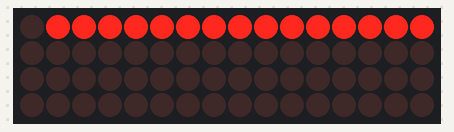
Simulated run of this sketch. Board: Arduino Uno, built with avr-gcc and run on an emulated ATmega328P. On the bench: 16×4 LED matrix. Wiring (inferred from the names in the program): LED cube drawn one layer per row (orientation assumed): layers pin 10, pin 11, pin 12, pin 13; columns pin 8, pin 6, pin 5, pin 2, pin 9, pin 7, pin 4, pin 1, pin 15, pin 18, pin 3, pin 0, pin 14, pin 16, pin 17, pin 19.

Above: at 0.25 s.
At 2.19 s:
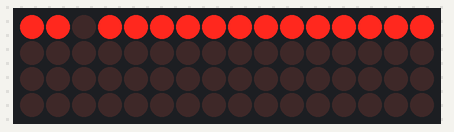
At 4.19 s:
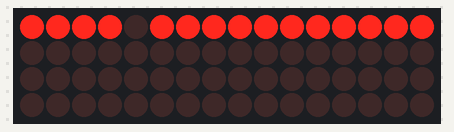
At 8.19 s:
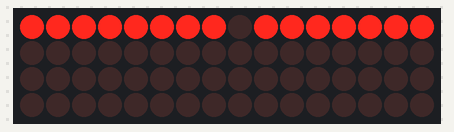
At 12.19 s:
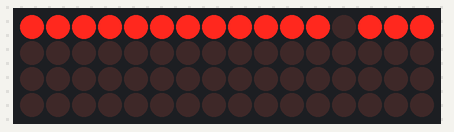
At 16.69 s:
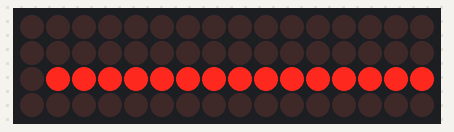

Measured:
- by itself, everything shown: repeats every 16.0 s, in 64 steps

The sketch:

arduinoDriver.ino
```cpp
//the anodes of the LEDs are connected together to form the layers of the cube
//the cathodes are chained together to form a square of 16 columns

//definitions for the pins going to the anode layers
#define h_0 10
#define h_1 11
#define h_2 12
#define h_3 13

//definitions for the pins going to the columns
#define c_0_0 8
#define c_0_1 6
#define c_0_2 5
#define c_0_3 2
#define c_1_0 9
#define c_1_1 7
#define c_1_2 4
#define c_1_3 1
#define c_2_0 15
#define c_2_1 18
#define c_2_2 3
#define c_2_3 0
#define c_3_0 14
#define c_3_1 16
#define c_3_2 17
#define c_3_3 19

int layers[] = { h_0, h_1, h_2, h_3 };
int columns[4][4] = {{c_0_0, c_0_1, c_0_2, c_0_3} , {c_1_0, c_1_1, c_1_2, c_1_3 },{ c_2_0, c_2_1, c_2_2, c_2_3 }, {c_3_0, c_3_1, c_3_2, c_3_3}};

//delay between turning on and turning off sets of LEDs, meant to be adjusted to suit the speed that you want the animations to play at
int stepDelay =  250;


void setup() {
  // need to set all of the pins so that they can source or sink current
  for(int i = 0; i < 20; i++){
    pinMode(i, OUTPUT);
  }

  //set the pins to the initial off position
  for(int i = 0; i < 4; i++){
    digitalWrite(layers[i], LOW);
  }
  for(int i = 0; i < 4; i++){
    for(int j = 0; j < 4; j++){
      digitalWrite(columns[i][j], HIGH);
    }
  }

}

void loop() {
  //turn on all of the leds individually and sequentially for demo purposes
  for(int i = 0; i <4; i++){
    for(int j = 0; j < 4; j++){
      for(int k = 0; k < 4; k++){
        mapLED(i, j, k, true);
        delay(stepDelay);
        mapLED(i, j, k, false);
      }
    }
  }


}

//this has to have a really long if structure because the analog pins cannot be put into an int array
//really annoying but fine
void mapLED(int x, int y, int z, bool on){
  if(on){
    digitalWrite( columns[x][y], LOW);
    digitalWrite(layers[z], HIGH);
  }else{
    digitalWrite( columns[x][y], HIGH);
    digitalWrite(layers[z], LOW);
  }
}
```
